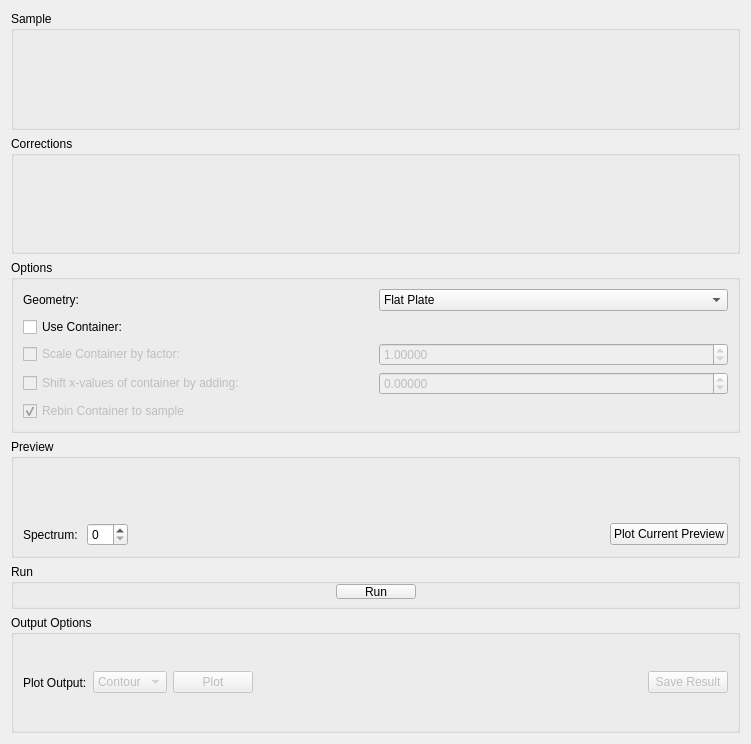
<?xml version="1.0" encoding="UTF-8"?>
<ui version="4.0">
 <class>ApplyAbsorptionCorrections</class>
 <widget class="QWidget" name="ApplyAbsorptionCorrections">
  <property name="geometry">
   <rect>
    <x>0</x>
    <y>0</y>
    <width>751</width>
    <height>744</height>
   </rect>
  </property>
  <property name="windowTitle">
   <string>Form</string>
  </property>
  <layout class="QVBoxLayout" name="verticalLayout_2">
   <item>
    <widget class="QGroupBox" name="gbInput">
     <property name="title">
      <string>Sample</string>
     </property>
     <layout class="QVBoxLayout" name="abscor_loInput">
      <item>
       <widget class="MantidQt::MantidWidgets::DataSelector" name="dsSample" native="true">
        <property name="sizePolicy">
         <sizepolicy hsizetype="Minimum" vsizetype="Fixed">
          <horstretch>0</horstretch>
          <verstretch>0</verstretch>
         </sizepolicy>
        </property>
        <property name="autoLoad" stdset="0">
         <bool>true</bool>
        </property>
        <property name="workspaceSuffixes" stdset="0">
         <stringlist>
          <string>_red</string>
          <string>_sqw</string>
         </stringlist>
        </property>
        <property name="fileBrowserSuffixes" stdset="0">
         <stringlist>
          <string>_red.nxs</string>
          <string>_sqw.nxs</string>
         </stringlist>
        </property>
        <property name="showLoad" stdset="0">
         <bool>false</bool>
        </property>
        <property name="ShowGroups" stdset="0">
         <bool>false</bool>
        </property>
       </widget>
      </item>
     </layout>
    </widget>
   </item>
   <item>
    <widget class="QGroupBox" name="gbCorrections">
     <property name="title">
      <string>Corrections</string>
     </property>
     <layout class="QVBoxLayout" name="verticalLayout_3">
      <item>
       <widget class="MantidQt::MantidWidgets::DataSelector" name="dsCorrections" native="true">
        <property name="enabled">
         <bool>true</bool>
        </property>
        <property name="sizePolicy">
         <sizepolicy hsizetype="Minimum" vsizetype="Fixed">
          <horstretch>0</horstretch>
          <verstretch>0</verstretch>
         </sizepolicy>
        </property>
        <property name="autoLoad" stdset="0">
         <bool>true</bool>
        </property>
        <property name="workspaceSuffixes" stdset="0">
         <stringlist>
          <string>_Corrections</string>
         </stringlist>
        </property>
        <property name="fileBrowserSuffixes" stdset="0">
         <stringlist>
          <string>_Corrections.nxs</string>
         </stringlist>
        </property>
        <property name="showLoad" stdset="0">
         <bool>false</bool>
        </property>
       </widget>
      </item>
     </layout>
    </widget>
   </item>
   <item>
    <widget class="QGroupBox" name="gbOptions">
     <property name="title">
      <string>Options</string>
     </property>
     <layout class="QGridLayout" name="gridLayout">
      <item row="3" column="1">
       <layout class="QHBoxLayout" name="loScaleFactor">
        <item>
         <widget class="QDoubleSpinBox" name="spCanScale">
          <property name="enabled">
           <bool>false</bool>
          </property>
          <property name="decimals">
           <number>5</number>
          </property>
          <property name="maximum">
           <double>999.990000000000009</double>
          </property>
          <property name="singleStep">
           <double>0.100000000000000</double>
          </property>
          <property name="value">
           <double>1.000000000000000</double>
          </property>
         </widget>
        </item>
       </layout>
      </item>
      <item row="1" column="1">
       <widget class="MantidQt::MantidWidgets::DataSelector" name="dsContainer" native="true">
        <property name="enabled">
         <bool>false</bool>
        </property>
        <property name="sizePolicy">
         <sizepolicy hsizetype="Minimum" vsizetype="Fixed">
          <horstretch>0</horstretch>
          <verstretch>0</verstretch>
         </sizepolicy>
        </property>
        <property name="autoLoad" stdset="0">
         <bool>true</bool>
        </property>
        <property name="workspaceSuffixes" stdset="0">
         <stringlist>
          <string>_red</string>
          <string>_sqw</string>
         </stringlist>
        </property>
        <property name="fileBrowserSuffixes" stdset="0">
         <stringlist>
          <string>_red.nxs</string>
          <string>_sqw.nxs</string>
         </stringlist>
        </property>
        <property name="showLoad" stdset="0">
         <bool>false</bool>
        </property>
        <property name="ShowGroups" stdset="0">
         <bool>false</bool>
        </property>
       </widget>
      </item>
      <item row="4" column="1">
       <layout class="QHBoxLayout" name="loShiftFactor">
        <item>
         <widget class="QDoubleSpinBox" name="spCanShift">
          <property name="enabled">
           <bool>false</bool>
          </property>
          <property name="decimals">
           <number>5</number>
          </property>
          <property name="minimum">
           <double>-999.990000000000009</double>
          </property>
          <property name="maximum">
           <double>999.990000000000009</double>
          </property>
          <property name="singleStep">
           <double>0.010000000000000</double>
          </property>
          <property name="value">
           <double>0.000000000000000</double>
          </property>
         </widget>
        </item>
       </layout>
      </item>
      <item row="3" column="0">
       <widget class="QCheckBox" name="ckScaleCan">
        <property name="enabled">
         <bool>false</bool>
        </property>
        <property name="text">
         <string>Scale Container by factor:</string>
        </property>
        <property name="checked">
         <bool>false</bool>
        </property>
       </widget>
      </item>
      <item row="0" column="1">
       <widget class="QComboBox" name="cbGeometry">
        <item>
         <property name="text">
          <string>Flat Plate</string>
         </property>
        </item>
        <item>
         <property name="text">
          <string>Cylinder</string>
         </property>
        </item>
        <item>
         <property name="text">
          <string>Annulus</string>
         </property>
        </item>
       </widget>
      </item>
      <item row="0" column="0">
       <widget class="QLabel" name="lbGeometry">
        <property name="text">
         <string>Geometry:</string>
        </property>
       </widget>
      </item>
      <item row="5" column="0">
       <widget class="QCheckBox" name="ckRebinContainer">
        <property name="enabled">
         <bool>false</bool>
        </property>
        <property name="text">
         <string>Rebin Container to sample</string>
        </property>
        <property name="checked">
         <bool>true</bool>
        </property>
       </widget>
      </item>
      <item row="4" column="0">
       <widget class="QCheckBox" name="ckShiftCan">
        <property name="enabled">
         <bool>false</bool>
        </property>
        <property name="text">
         <string>Shift x-values of container by adding:</string>
        </property>
        <property name="checked">
         <bool>false</bool>
        </property>
       </widget>
      </item>
      <item row="1" column="0">
       <widget class="QCheckBox" name="ckUseCan">
        <property name="text">
         <string>Use Container:</string>
        </property>
       </widget>
      </item>
     </layout>
    </widget>
   </item>
   <item>
    <widget class="QGroupBox" name="gbPreview">
     <property name="title">
      <string>Preview</string>
     </property>
     <layout class="QVBoxLayout" name="verticalLayout">
      <item>
       <widget class="MantidQt::MantidWidgets::PreviewPlot" name="ppPreview" native="true">
        <property name="showLegend" stdset="0">
         <bool>true</bool>
        </property>
        <property name="canvasColour" stdset="0">
         <color>
          <red>255</red>
          <green>255</green>
          <blue>255</blue>
         </color>
        </property>
       </widget>
      </item>
      <item>
       <layout class="QHBoxLayout" name="horizontalLayout_2">
        <item>
         <widget class="QLabel" name="lbPreviewSpec">
          <property name="text">
           <string>Spectrum: </string>
          </property>
         </widget>
        </item>
        <item>
         <widget class="QSpinBox" name="spPreviewSpec"/>
        </item>
        <item>
         <spacer name="horizontalSpacer">
          <property name="orientation">
           <enum>Qt::Horizontal</enum>
          </property>
          <property name="sizeHint" stdset="0">
           <size>
            <width>40</width>
            <height>20</height>
           </size>
          </property>
         </spacer>
        </item>
        <item>
         <widget class="QPushButton" name="pbPlotPreview">
          <property name="text">
           <string>Plot Current Preview</string>
          </property>
         </widget>
        </item>
       </layout>
      </item>
     </layout>
    </widget>
   </item>
   <item>
    <widget class="QGroupBox" name="gbRun">
     <property name="minimumSize">
      <size>
       <width>0</width>
       <height>45</height>
      </size>
     </property>
     <property name="maximumSize">
      <size>
       <width>16777215</width>
       <height>45</height>
      </size>
     </property>
     <property name="title">
      <string>Run</string>
     </property>
     <layout class="QHBoxLayout" name="horizontalLayout_3">
      <property name="topMargin">
       <number>0</number>
      </property>
      <property name="bottomMargin">
       <number>7</number>
      </property>
      <item>
       <spacer name="horizontalSpacer_2">
        <property name="orientation">
         <enum>Qt::Horizontal</enum>
        </property>
        <property name="sizeHint" stdset="0">
         <size>
          <width>310</width>
          <height>20</height>
         </size>
        </property>
       </spacer>
      </item>
      <item>
       <widget class="QPushButton" name="pbRun">
        <property name="text">
         <string>Run</string>
        </property>
       </widget>
      </item>
      <item>
       <spacer name="horizontalSpacer_3">
        <property name="orientation">
         <enum>Qt::Horizontal</enum>
        </property>
        <property name="sizeHint" stdset="0">
         <size>
          <width>310</width>
          <height>20</height>
         </size>
        </property>
       </spacer>
      </item>
     </layout>
    </widget>
   </item>
   <item>
    <widget class="QGroupBox" name="gbOutput">
     <property name="title">
      <string>Output Options</string>
     </property>
     <layout class="QHBoxLayout" name="horizontalLayout">
      <item>
       <widget class="QLabel" name="lbPlotOutput">
        <property name="sizePolicy">
         <sizepolicy hsizetype="Maximum" vsizetype="Preferred">
          <horstretch>0</horstretch>
          <verstretch>0</verstretch>
         </sizepolicy>
        </property>
        <property name="text">
         <string>Plot Output:</string>
        </property>
       </widget>
      </item>
      <item>
       <widget class="QComboBox" name="cbPlotOutput">
        <property name="enabled">
         <bool>false</bool>
        </property>
        <item>
         <property name="text">
          <string>Contour</string>
         </property>
        </item>
        <item>
         <property name="text">
          <string>Spectra</string>
         </property>
        </item>
        <item>
         <property name="text">
          <string>Both</string>
         </property>
        </item>
       </widget>
      </item>
      <item>
       <widget class="QPushButton" name="pbPlot">
        <property name="enabled">
         <bool>false</bool>
        </property>
        <property name="text">
         <string>Plot</string>
        </property>
       </widget>
      </item>
      <item>
       <spacer name="horizontalSpacer_1">
        <property name="orientation">
         <enum>Qt::Horizontal</enum>
        </property>
        <property name="sizeHint" stdset="0">
         <size>
          <width>40</width>
          <height>20</height>
         </size>
        </property>
       </spacer>
      </item>
      <item>
       <widget class="QPushButton" name="pbSave">
        <property name="enabled">
         <bool>false</bool>
        </property>
        <property name="text">
         <string>Save Result</string>
        </property>
       </widget>
      </item>
     </layout>
    </widget>
   </item>
  </layout>
 </widget>
 <customwidgets>
  <customwidget>
   <class>MantidQt::MantidWidgets::DataSelector</class>
   <extends>QWidget</extends>
   <header>MantidQtWidgets/Common/DataSelector.h</header>
  </customwidget>
  <customwidget>
   <class>MantidQt::MantidWidgets::PreviewPlot</class>
   <extends>QWidget</extends>
   <header>MantidQtWidgets/LegacyQwt/PreviewPlot.h</header>
   <container>1</container>
  </customwidget>
 </customwidgets>
 <resources/>
 <connections>
  <connection>
   <sender>ckUseCan</sender>
   <signal>toggled(bool)</signal>
   <receiver>ckScaleCan</receiver>
   <slot>setEnabled(bool)</slot>
   <hints>
    <hint type="sourcelabel">
     <x>50</x>
     <y>111</y>
    </hint>
    <hint type="destinationlabel">
     <x>61</x>
     <y>142</y>
    </hint>
   </hints>
  </connection>
  <connection>
   <sender>ckUseCan</sender>
   <signal>toggled(bool)</signal>
   <receiver>ckShiftCan</receiver>
   <slot>setEnabled(bool)</slot>
   <hints>
    <hint type="sourcelabel">
     <x>50</x>
     <y>111</y>
    </hint>
    <hint type="destinationlabel">
     <x>87</x>
     <y>196</y>
    </hint>
   </hints>
  </connection>
  <connection>
   <sender>ckScaleCan</sender>
   <signal>toggled(bool)</signal>
   <receiver>spCanScale</receiver>
   <slot>setEnabled(bool)</slot>
   <hints>
    <hint type="sourcelabel">
     <x>133</x>
     <y>143</y>
    </hint>
    <hint type="destinationlabel">
     <x>712</x>
     <y>164</y>
    </hint>
   </hints>
  </connection>
  <connection>
   <sender>ckShiftCan</sender>
   <signal>toggled(bool)</signal>
   <receiver>spCanShift</receiver>
   <slot>setEnabled(bool)</slot>
   <hints>
    <hint type="sourcelabel">
     <x>159</x>
     <y>196</y>
    </hint>
    <hint type="destinationlabel">
     <x>712</x>
     <y>199</y>
    </hint>
   </hints>
  </connection>
  <connection>
   <sender>ckUseCan</sender>
   <signal>toggled(bool)</signal>
   <receiver>dsContainer</receiver>
   <slot>setEnabled(bool)</slot>
   <hints>
    <hint type="sourcelabel">
     <x>119</x>
     <y>114</y>
    </hint>
    <hint type="destinationlabel">
     <x>784</x>
     <y>119</y>
    </hint>
   </hints>
  </connection>
  <connection>
   <sender>ckUseCan</sender>
   <signal>toggled(bool)</signal>
   <receiver>ckRebinContainer</receiver>
   <slot>setEnabled(bool)</slot>
   <hints>
    <hint type="sourcelabel">
     <x>250</x>
     <y>122</y>
    </hint>
    <hint type="destinationlabel">
     <x>201</x>
     <y>219</y>
    </hint>
   </hints>
  </connection>
 </connections>
</ui>
